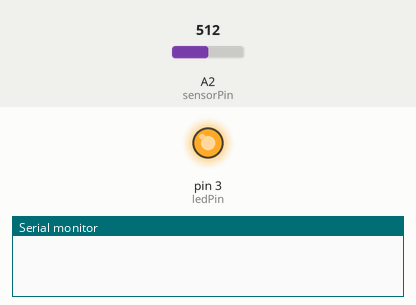
Simulated run of this sketch. Board: Arduino Uno, built with avr-gcc and run on an emulated ATmega328P. On the bench: output pins drawn as LEDs (lit = HIGH), the last lines printed to the serial monitor. The test bench sets the inputs (shaded band); at power-on: A2 (sensorPin) = 512.

Above: at 1.2 s.
1.3 s: A2 (sensorPin) set to 5
2.8 s: A2 (sensorPin) set to 2
At 3.4 s:
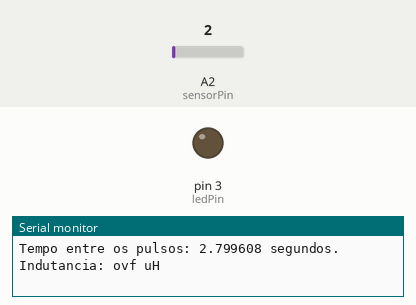
4.3 s: A2 (sensorPin) set to 122
At 5.5 s:
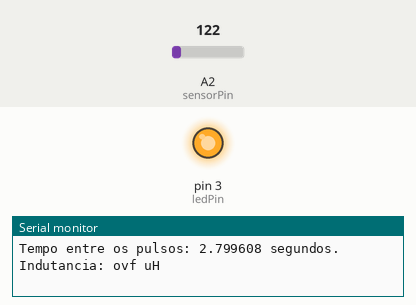
5.8 s: A2 (sensorPin) set to 0
At 6.9 s:
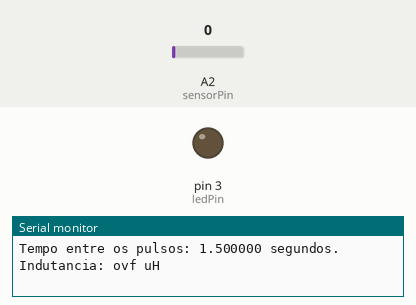
Timing chart, 0 to 8.3 s (numbered marks = the images above; inputs shaded):
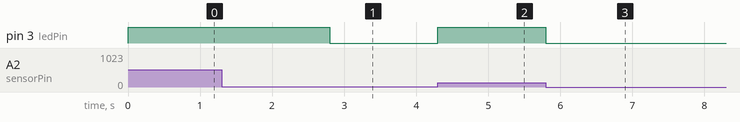

Measured:
- the behaviour switches between 4 and 3 on A2 (sensorPin) (found by bisection; images 0 and 1)
- after the input at 1.3 s, every drawn part: stays the same
- after the input at 2.8 s, pin 3 (ledPin): HIGH → LOW at once
- after the input at 4.3 s, pin 3 (ledPin): LOW → HIGH at once
- after the input at 5.8 s, pin 3 (ledPin): HIGH → LOW at once

The sketch:

Indut_ncia_Beta.ino
```cpp
int sensorPin = A2; // define o pino A2 como entrada
int ledPin = 3;    // define o pino 3 como saída
int val = 0;        // variável para armazenar o valor lido do pino A2
long time1 = 0;     // variável para armazenar o tempo inicial
long time2 = 0;     // variável para armazenar o tempo final
float elapsedTime;  // variável para armazenar o tempo decorrido em segundos
float inductance;   // variável para armazenar o valor da indutância em microhenries

void setup() {
  pinMode(ledPin, OUTPUT);
  Serial.begin(9600);
}

void loop() {
  val = analogRead(sensorPin);  // faz a leitura do pino A2
  if (val > 3) {               // verifica se a tensão lida é maior que 3mV
    digitalWrite(ledPin, HIGH); // liga o LED
    if (time1 == 0) {           // verifica se é o primeiro pulso
      time1 = micros();         // armazena o tempo inicial
    }
  } else {
    digitalWrite(ledPin, LOW);  // desliga o LED
    if (time1 != 0) {           // verifica se é o final do pulso
      time2 = micros();         // armazena o tempo final
      elapsedTime = (time2 - time1) / 1000000.0; // calcula o tempo decorrido em segundos
      inductance = 1.0 / (2.0 * 1e-6 * pow((1/elapsedTime), 2.0) * 4.0 * 3.14159 * 3.14159); // calcula a indutância em microhenries
      Serial.print("Tempo entre os pulsos: ");
      Serial.print(elapsedTime, 6);
      Serial.print(" segundos. Indutancia: ");
      Serial.print(inductance / 1E-6, 2);
      Serial.println(" uH");
      time1 = 0; // reseta o tempo inicial
    }
  }
}
```
